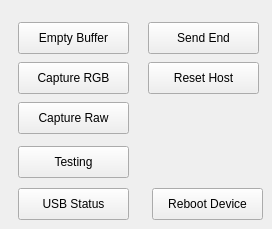
    <widget class="QWidget" name="TestingTab">
     <attribute name="title">
      <string>Testing</string>
     </attribute>
     <widget class="QPushButton" name="EmptyBufferPushButton">
      <property name="geometry">
       <rect>
        <x>18</x>
        <y>22</y>
        <width>111</width>
        <height>32</height>
       </rect>
      </property>
      <property name="text">
       <string>Empty Buffer</string>
      </property>
     </widget>
     <widget class="QPushButton" name="CaptureRGBPushButton">
      <property name="geometry">
       <rect>
        <x>18</x>
        <y>62</y>
        <width>111</width>
        <height>32</height>
       </rect>
      </property>
      <property name="text">
       <string>Capture RGB</string>
      </property>
     </widget>
     <widget class="QPushButton" name="CaptureRawPushButton">
      <property name="geometry">
       <rect>
        <x>18</x>
        <y>102</y>
        <width>111</width>
        <height>32</height>
       </rect>
      </property>
      <property name="text">
       <string>Capture Raw</string>
      </property>
     </widget>
     <widget class="QPushButton" name="TestingPushButton">
      <property name="geometry">
       <rect>
        <x>18</x>
        <y>146</y>
        <width>111</width>
        <height>32</height>
       </rect>
      </property>
      <property name="text">
       <string>Testing</string>
      </property>
     </widget>
     <widget class="QPushButton" name="SendEndMsgPushButton">
      <property name="geometry">
       <rect>
        <x>148</x>
        <y>22</y>
        <width>111</width>
        <height>32</height>
       </rect>
      </property>
      <property name="text">
       <string>Send End</string>
      </property>
     </widget>
     <widget class="QPushButton" name="ResetHostPushButton">
      <property name="geometry">
       <rect>
        <x>148</x>
        <y>62</y>
        <width>111</width>
        <height>32</height>
       </rect>
      </property>
      <property name="text">
       <string>Reset Host</string>
      </property>
     </widget>
     <widget class="QPushButton" name="UsbStatusPushButton">
      <property name="geometry">
       <rect>
        <x>18</x>
        <y>188</y>
        <width>111</width>
        <height>32</height>
       </rect>
      </property>
      <property name="text">
       <string>USB Status</string>
      </property>
     </widget>
     <widget class="QPushButton" name="RebootDevicePushButton">
      <property name="geometry">
       <rect>
        <x>152</x>
        <y>188</y>
        <width>111</width>
        <height>32</height>
       </rect>
      </property>
      <property name="text">
       <string>Reboot Device</string>
      </property>
     </widget>
    </widget>
